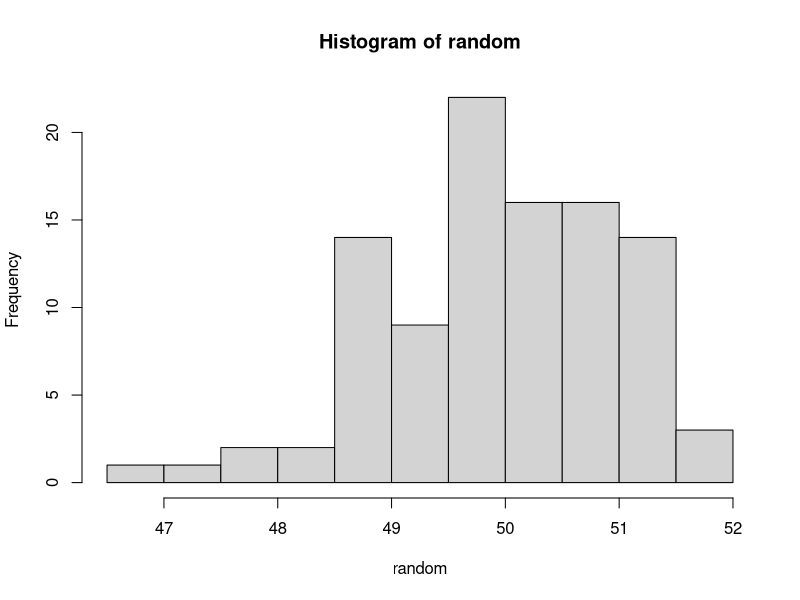
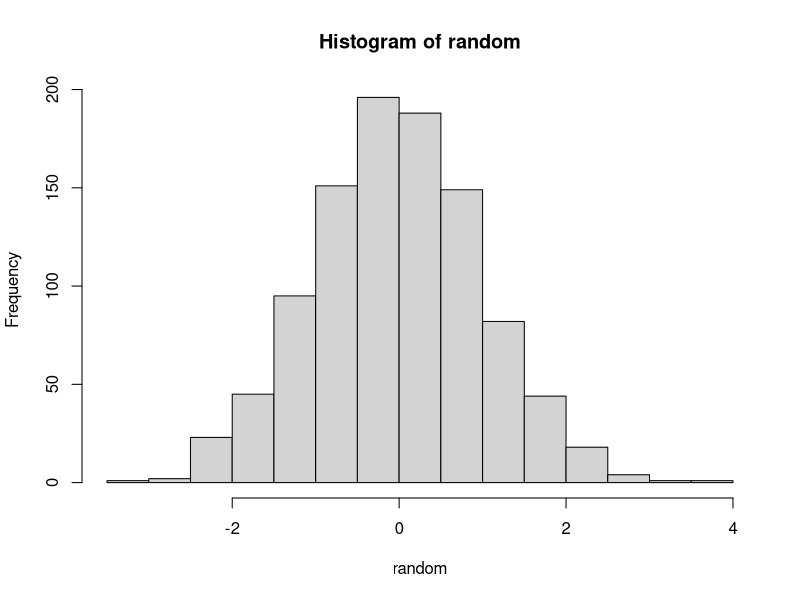
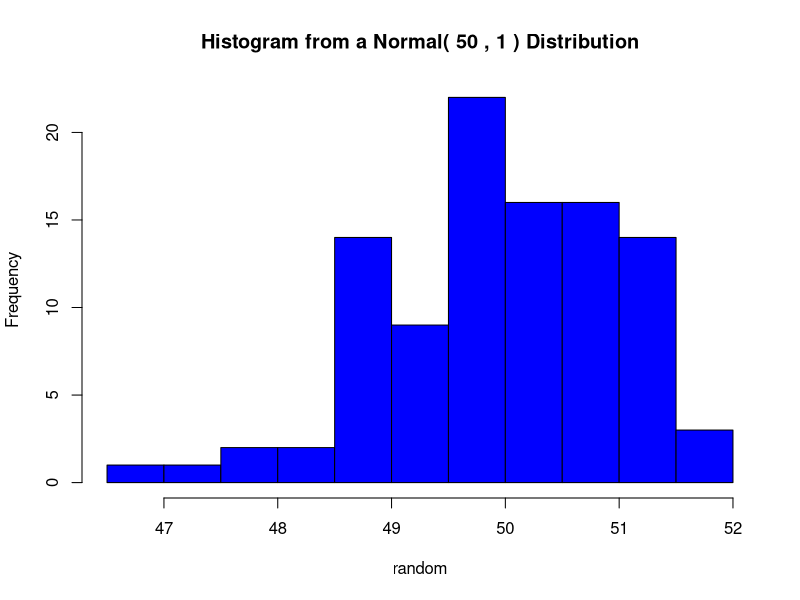
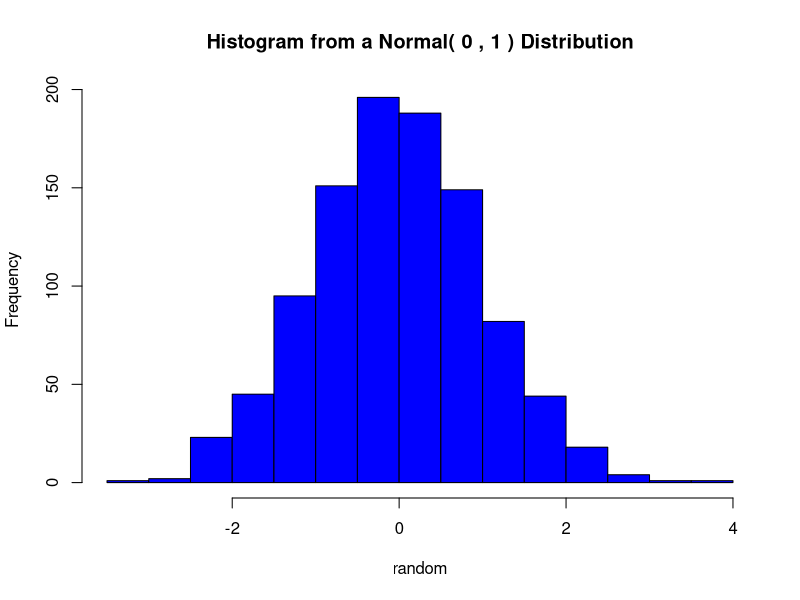

The R source for these figures, in order:
## ---- chunk 1
data(iris)
iris[10,5]
## ---- chunk 2
tail(iris$Species, 5)
## ---- chunk 3
mean(iris$Sepal.Length[iris$Petal.Width > 1])
## ---- chunk 4

j <- 0
for(i in 1:10) {
    j <- j + 1
    if (j < 5) {
      k <- j * 3
      print(k)
    }
    else {
      k <- j * 2
      print(k)
    }
}
## ---- chunk 5
set.seed(184)
while (TRUE) {
  num <- rnorm(1, mean = 1, sd = 2)
  print(num)
  
  if (num >3) {
    break
  }
}

## ---- chunk 6
Counting <- data.frame(NULL)
row <- 1:3
col <- 1:4
for (i in 1:length(col)) {
   for (j in 1:length(row) ) {
       Counting[j,i] <- ( j + i - 1)
   }
}
Counting
## ---- chunk 7
set.seed(184)
plotNormal <- function(n, mean, sd){
  random <- rnorm(n, mean, sd)
  hist(random)
}
partA <- plotNormal(100, 50, 1)
partB <- plotNormal(1000, 0 , 1)
## ---- chunk 8
set.seed(184)
plotNormal <- function(n, mean, sd){
  random <- rnorm(n, mean, sd)
  hist(random, main = paste("Histogram from a Normal(", mean, ",", sd, ") Distribution"), col = "blue")
}
partA <- plotNormal(100, 50, 1)
partB <- plotNormal(1000, 0 , 1)

